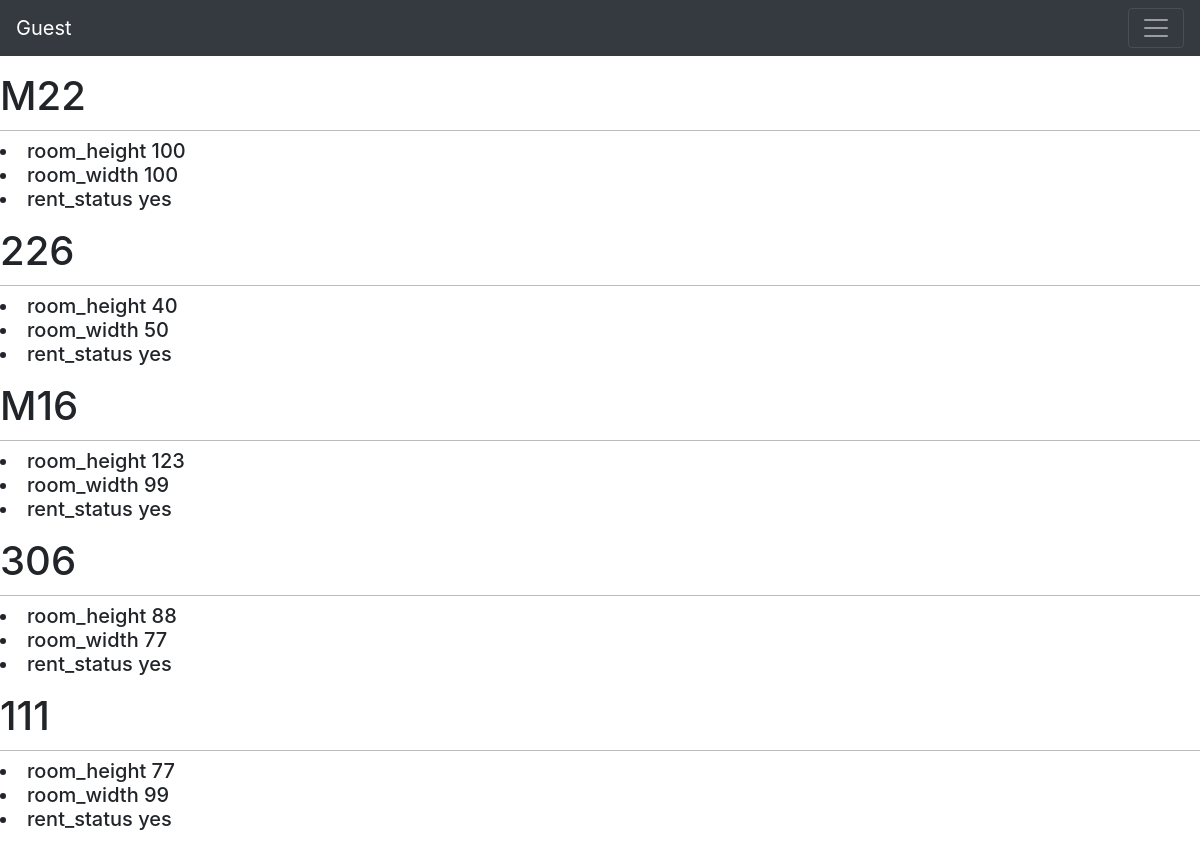
Before: /reservation_room/ with the older database file.
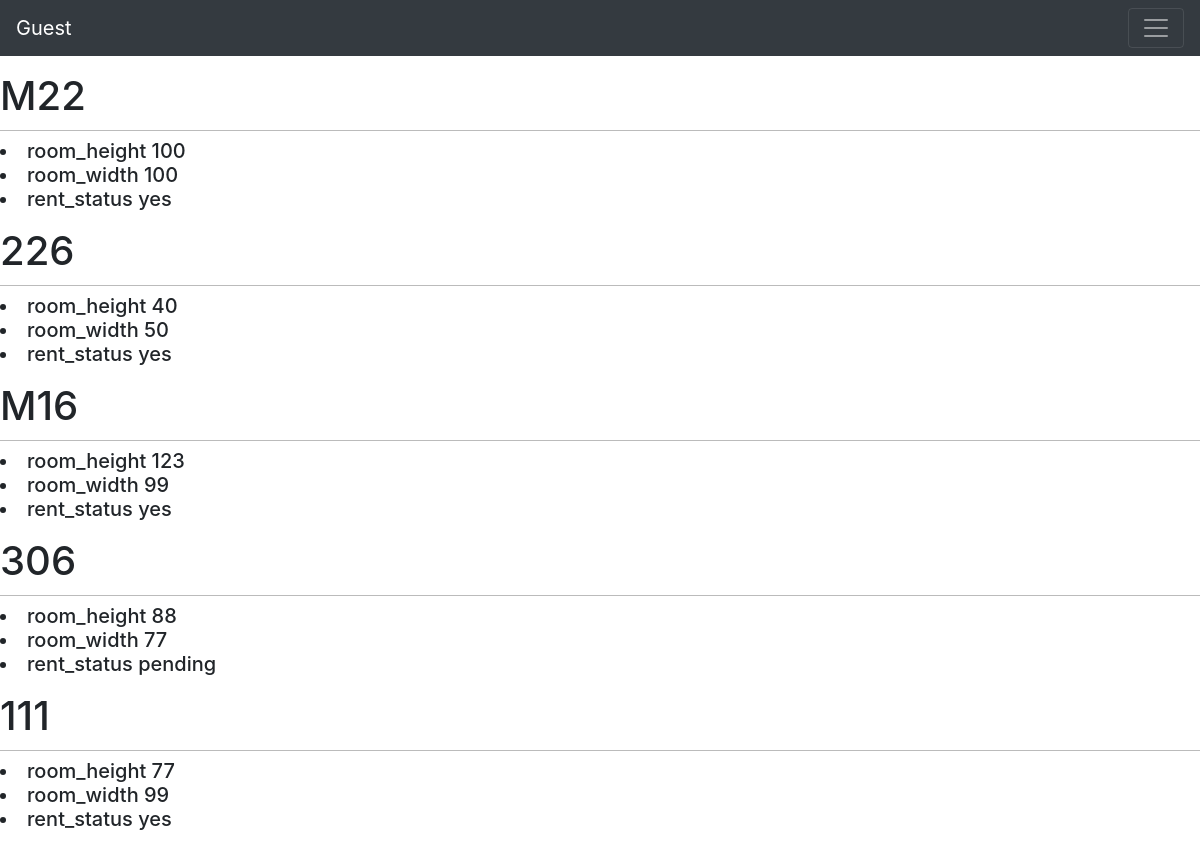
After: the same page with the newer database file.
### blog/models.py (models this page shows, shortened)
class room(models.Model):
    roomname = models.CharField(max_length=100 , default = 'roomname')
    isavaliable = (('yes','yes') , ('no','no') , ('pending' , 'pending'))
    status = models.CharField(max_length = 10 , default = 'yes', choices=isavaliable)
    width = models.IntegerField(default = 0)
    height = models.IntegerField(default = 0)
    slug = models.SlugField(max_length=100 , default = 'roomname')

### project/views.py (the view)
# urls.py: path('reservation_room/' , views.room_detail , name= 'reservation_room'),
def room_detail(request):
    rooms = room.objects.all()
    if 'room' in request.GET and 'username' in request.GET:
        print(request.GET['room'])
        o_room = room.objects.get(roomname = request.GET['room'])
        o_room.status = "pending"
        user_obj = User.objects.get(username = request.GET['username'])
        user_obj = Employee.objects.get(id = user_obj.id)
        reservation.objects.create_book(user_obj , o_room)
        o_room.save()
    else:
        print("ihere")
    return render(request , 'blog/reservation_room.html' , {'rooms' : rooms})

### templates/blog/reservation_room.html (shortened to what this page needs)
{% extends 'base.html' %}
{% block content %}
{% for room in rooms %}
<p class="wewew"> <h1>{{ room.roomname }}</h1>
<h5>  <li> room_height {{room.height}} </li>
  <li> room_width {{room.width}} </li>
  <li>rent_status {{room.status}} </li> </h5>
</p>
{% endfor %}
{% endblock %}

Changed rows visible on the page:
changed room: status "yes" → "pending"
